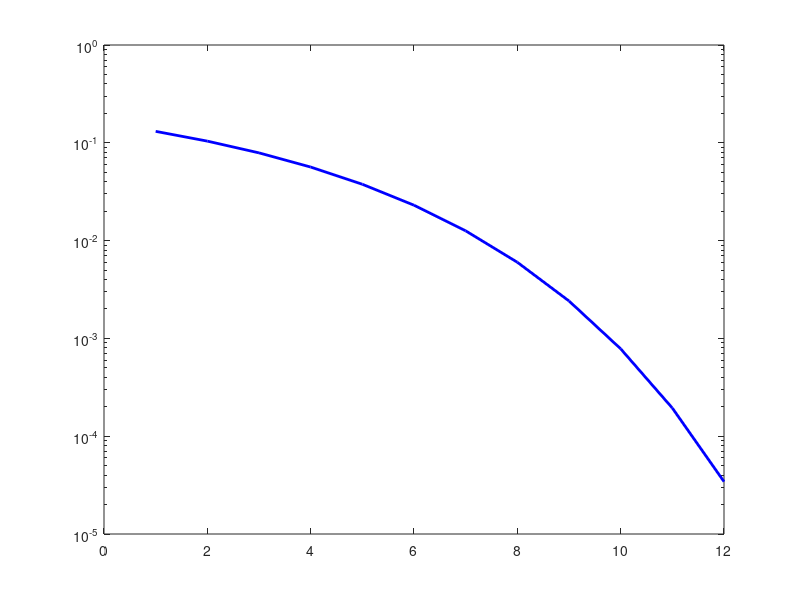

Write MATLAB code to recreate this figure.
close all;clear all;clc;
SNRdB=1:1:12;                                       %Signal to Noise Ratio in dB
SNR=10.^(SNRdB/10);  
semilogy(SNRdB,qfunc(sqrt(SNR)),'b-','linewidth',2.0); 